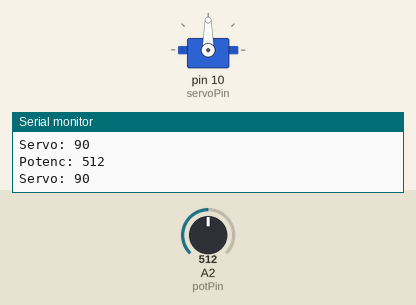
Recording of a sketch running on a simulated Arduino Uno, built with avr-gcc and run on an emulated ATmega328P. Parts: servo, the last lines printed to the serial monitor. The inputs (shaded band) are chosen by the test bench; at power-on: A2 (potPin) = 512.

Above: at 1.8 s.
1.9 s: A2 (potPin) set to 716
At 2.9 s:
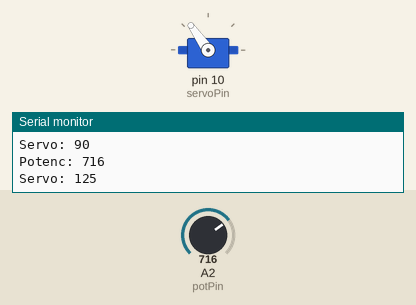
3.5 s: A2 (potPin) set to 900
At 4.5 s:
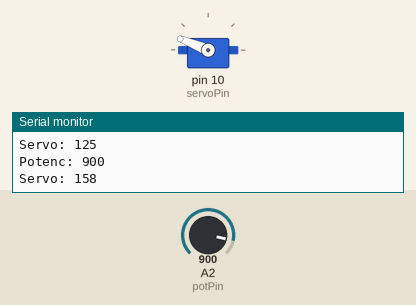
5.5 s: A2 (potPin) set to 1023
At 7.2 s:
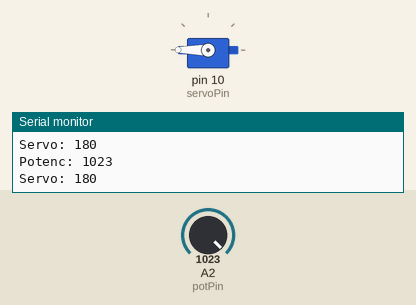
7.5 s: A2 (potPin) set to 306
At 8.9 s:
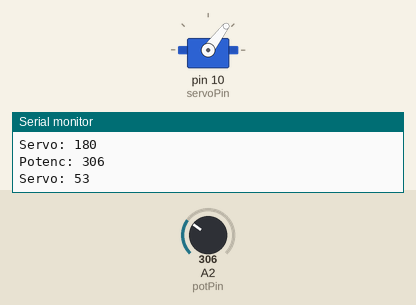
9.5 s: A2 (potPin) set to 170
At 10.5 s:
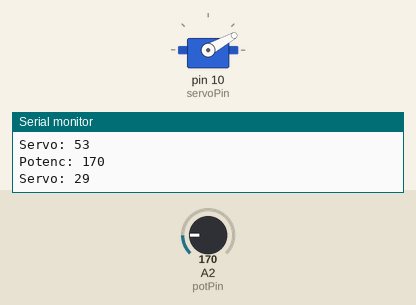
11.5 s: A2 (potPin) set to 0
At 13.2 s:
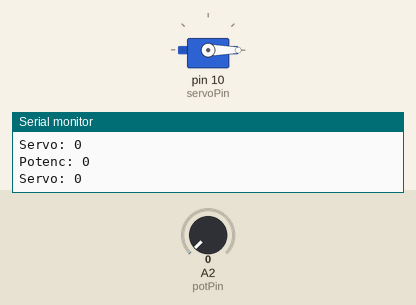
Timing chart, 0 to 14.5 s (numbered marks = the images above; inputs shaded):
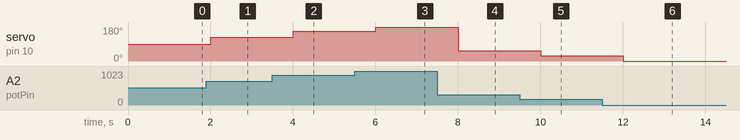

Measured:
- after the input at 1.9 s, servo on pin 10 (servoPin): 90° → 125° after 0.10 s
- after the input at 3.5 s, servo on pin 10 (servoPin): 125° → 158° after 0.50 s
- after the input at 5.5 s, servo on pin 10 (servoPin): 158° → 180° after 0.51 s
- after the input at 7.5 s, servo on pin 10 (servoPin): 180° → 53° after 0.51 s
- after the input at 9.5 s, servo on pin 10 (servoPin): 53° → 29° after 0.51 s
- after the input at 11.5 s, servo on pin 10 (servoPin): 29° → 0° after 0.51 s

The sketch:

controleDeServo.ino
```cpp
#include <Servo.h>

//define os limites que o potenciômetro pode assumir.
#define MIN_POT 0
#define MAX_POT 1023
//define os limites de angulação do servo.
#define MIN_SERVO 0
#define MAX_SERVO 180

const int potPin = A2;
const int servoPin = 10;

Servo servo;

int potVal;
int valConvertido;

void setup(){
  servo.attach(servoPin);
  //relaciona o servo com o seu pino
  servo.write(0);
  //faz com que ao iniciar o programa o ângulo do servo seja 0.
  Serial.begin(9600);
}

void loop(){
  potVal = analogRead(potPin);
  //lê o valor do potenciômetro.
  Serial.print("Potenc: ");
  Serial.println(potVal);

  valConvertido = map(potVal, MIN_POT, MAX_POT, MIN_SERVO, MAX_SERVO);
  //converte o valor do potenciômetro para um valor proporcional ao ângulo do servo.

  servo.write(valConvertido);
  //determina o ângulo do servo.
  Serial.print("Servo: ");
  Serial.println(valConvertido);

  delay(1000);
}
```
